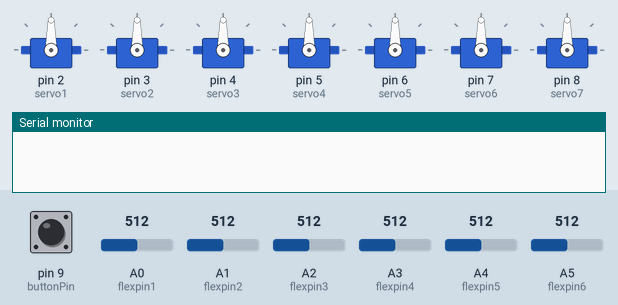
The sketch below on a simulated Arduino Uno, built with avr-gcc and run on an emulated ATmega328P. Parts: 7 × servo, the last lines printed to the serial monitor. The inputs (shaded band) are chosen by the test bench; at power-on: pin 9 (buttonPin) LOW, A5 (flexpin6) = 512, A3 (flexpin4) = 512, A2 (flexpin3) = 512, A0 (flexpin1) = 512, A1 (flexpin2) = 512, A4 (flexpin5) = 512.

Above: at 1.2 s.
1.3 s: pin 9 (buttonPin) pulled HIGH for 0.15 s
At 2.7 s:
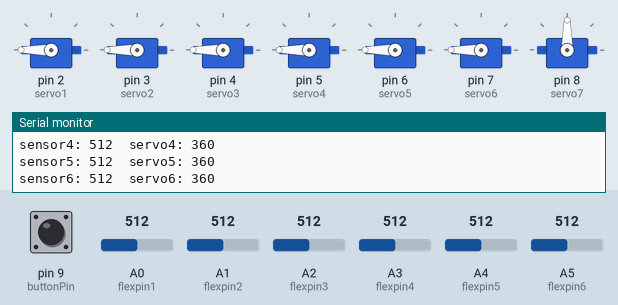
3.0 s: pin 9 (buttonPin) pulled HIGH for 3.2 s
At 4.2 s:
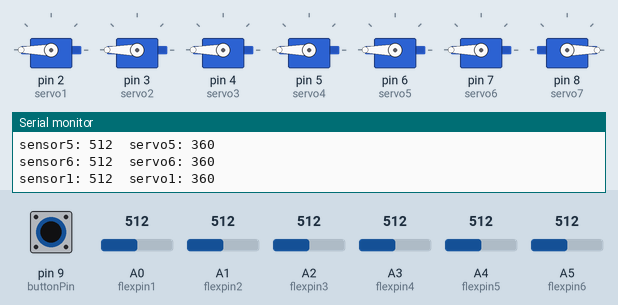
7.8 s: pin 9 (buttonPin) driven HIGH
At 9.0 s:
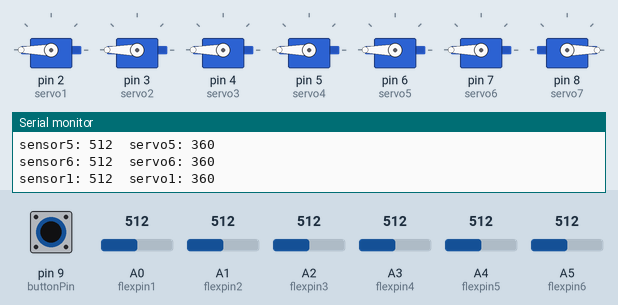
10.8 s: A5 (flexpin6) set to 306
At 11.6 s:
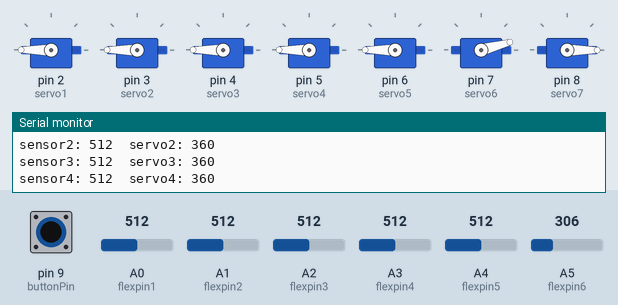
12.4 s: A3 (flexpin4) set to 30
At 13.4 s:
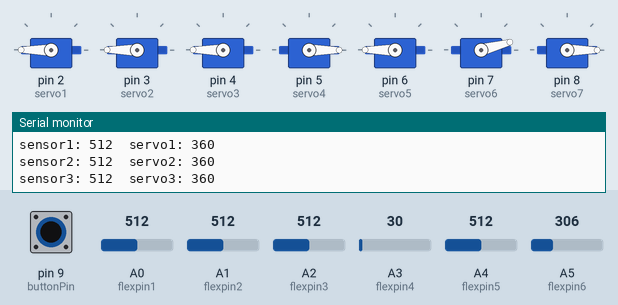
14.0 s: A2 (flexpin3) set to 306
At 15.3 s:
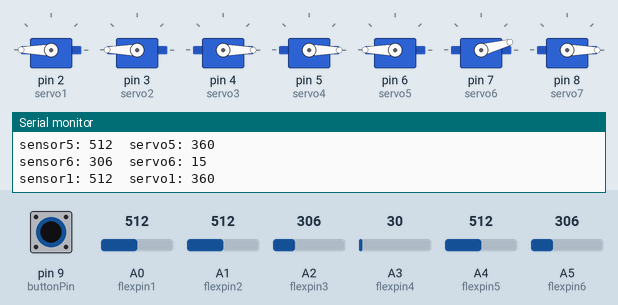
Timing chart, 0 to 16.6 s (numbered marks = the images above; inputs shaded):
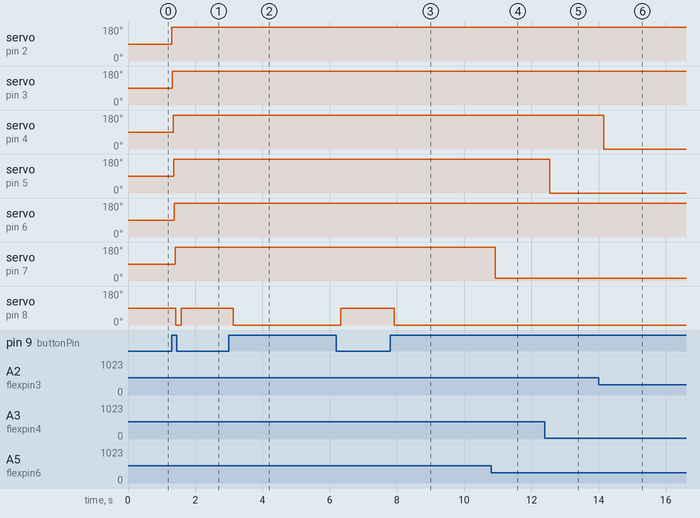

The sketch:

theri.ino
```cpp
#include <Servo.h>

Servo servo1;
Servo servo2;
Servo servo3;
Servo servo4;
Servo servo5;
Servo servo6;
Servo servo7;
const int flexpin1 = A0;
const int flexpin2 = A1;
const int flexpin3 = A2;
const int flexpin4 = A3;
const int flexpin5 = A4;
const int flexpin6 = A5;
const int buttonPin = 9;     // the number of the pushbutton pin


int buttonState;         // variable for reading the pushbutton status

void setup() {
  Serial.begin(9600);
  servo1.attach(2);
  servo2.attach(3);
  servo3.attach(4);
  servo4.attach(5);
  servo5.attach(6);
  servo6.attach(7);
  servo7.attach(8);
  pinMode(buttonPin, INPUT);
}

void loop() {

  buttonState = digitalRead(buttonPin);


  if (buttonState == HIGH)
  { int flexposition1;    // Input value from the analog pin.
    int servoposition1;   // Output value to the servo.
    flexposition1 = analogRead(flexpin1);
    servoposition1 = map(flexposition1, 285, 300, 0, 360);
    servoposition1 = constrain(servoposition1, 0, 360);
    servo1.write(servoposition1);
    Serial.print("sensor1: ");
    Serial.print(flexposition1);
    Serial.print("  servo1: ");
    Serial.println(servoposition1);
    delay(20);// wait 20ms between servo updates


    int flexposition2;    // Input value from the analog pin.
    int servoposition2;   // Output value to the servo.
    flexposition2 = analogRead(flexpin2);
    servoposition2 = map(flexposition2, 296, 309, 0, 360);
    servoposition2 = constrain(servoposition2, 0, 360);
    servo2.write(servoposition2);
    Serial.print("sensor2: ");
    Serial.print(flexposition2);
    Serial.print("  servo2: ");
    Serial.println(servoposition2);
    delay(20);  // wait 20ms between servo updates


    int flexposition3;    // Input value from the analog pin.
    int servoposition3;   // Output value to the servo.
    flexposition3 = analogRead(flexpin3);
    servoposition3 = map(flexposition3, 340, 400, 0, 360);
    servoposition3 = constrain(servoposition3, 0, 360);
    servo3.write(servoposition3);
    Serial.print("sensor3: ");
    Serial.print(flexposition3);
    Serial.print("  servo3: ");
    Serial.println(servoposition3);
    delay(20);  // wait 20ms between servo updates


    int flexposition4;    // Input value from the analog pin.
    int servoposition4;   // Output value to the servo.
    flexposition4 = analogRead(flexpin4);
    servoposition4 = map(flexposition4, 300, 309, 0, 360);
    servoposition4 = constrain(servoposition4, 0, 360);
    servo4.write(servoposition4);
    Serial.print("sensor4: ");
    Serial.print(flexposition4);
    Serial.print("  servo4: ");
    Serial.println(servoposition4);
    delay(20);  // wait 20ms between servo updates


    int flexposition5;    // Input value from the analog pin.
    int servoposition5;   // Output value to the servo.
    flexposition5 = analogRead(flexpin5);
    servoposition5 = map(flexposition5, 273, 305, 0, 360);
    servoposition5 = constrain(servoposition5, 0, 360);
    servo5.write(servoposition5);
    Serial.print("sensor5: ");
    Serial.print(flexposition5);
    Serial.print("  servo5: ");
    Serial.println(servoposition5);
    delay(20);  // wait 20ms between servo updates*/

    int flexposition6;    // Input value from the analog pin.
    int servoposition6;   // Output value to the servo.
    flexposition6 = analogRead(flexpin6);
    servoposition6 = map(flexposition6, 300, 440, 0, 360);
    servoposition6 = constrain(servoposition6, 0, 360);
    servo6.write(servoposition6);
    Serial.print("sensor6: ");
    Serial.print(flexposition6);
    Serial.print("  servo6: ");
    Serial.println(servoposition6);
    delay(20);

servo7.write(0);
  }
  if (buttonState == LOW)
  {
servo7.write(90);
  }
}
```

Measured:
- after the input at 1.3 s, servo on pin 2 (servo1), servo on pin 3 (servo2), servo on pin 4 (servo3): 90° → 180° at once; servo on pin 5 (servo4): 90° → 180° after 0.06 s; servo on pin 6 (servo5): 90° → 180° after 0.08 s; servo on pin 7 (servo6): 90° → 180° after 0.10 s; servo on pin 8 (servo7): 90° → 0° after 0.12 s, → 90° 0.17 s later
- after the input at 3.0 s, servo on pin 8 (servo7): 90° → 0° after 0.12 s, → 90° 3.2 s later
- after the input at 7.8 s, servo on pin 8 (servo7): 90° → 0° after 0.12 s
- after the input at 10.8 s, servo on pin 7 (servo6): 180° → 15° after 0.13 s
- after the input at 12.4 s, servo on pin 5 (servo4): 180° → 0° after 0.14 s
- after the input at 14.0 s, servo on pin 4 (servo3): 180° → 0° after 0.16 s
